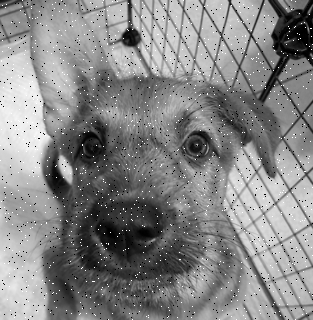
#> input picture 數位影像處理(李明穗)/hw1/SampleImage/sample5.png, 313 x 320 px, found by its file name
$ python 2_a.py
#> lines starting #> are read from the running program, lines starting #| are printed output that depends on the picture
import numpy as np
import cv2
import matplotlib.pyplot as plt

img = cv2.imread("sample5.png",cv2.IMREAD_GRAYSCALE)
#> img is the input picture: shape (320, 313); min 0, max 255, mean 133.8
img=np.pad(img, (1,1), 'constant', constant_values=(0, 0))
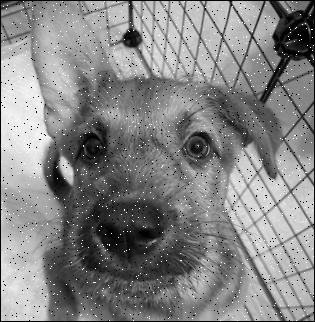
#> img: shape (322, 315); min 0, max 255, mean 132.1
img2=np.zeros((320,313),dtype=int)
for y in range(1,img.shape[0]-1):
    for x in range(1,img.shape[1]-1):
        mask=np.array([img[y-1:y+2,x-1:x+2]],dtype=int)
        mask=np.sort(mask, axis=None)
        img2[y-1][x-1]=mask[4]
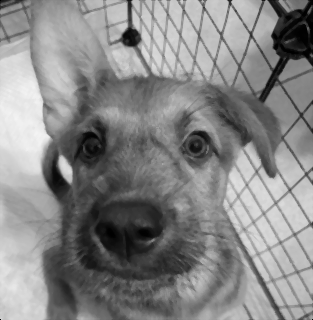
#> img2: shape (320, 313) int64; min 0, max 244, mean 134.1

img = img2.astype(np.uint8)
#> img: shape (320, 313)
cv2.imwrite("result13.png",img)

img = cv2.imread("sample4.png",cv2.IMREAD_GRAYSCALE)
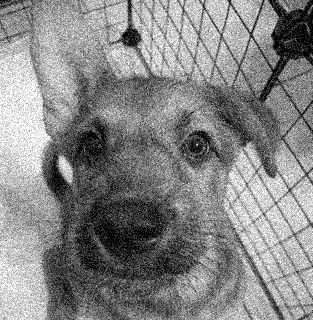
#> input picture 數位影像處理(李明穗)/hw1/SampleImage/sample4.png, 313 x 320 px, found by its file name
#> img is the input picture: shape (320, 313); min 0, max 255, mean 134
img = img.astype(np.int32)
img=np.pad(img, (1,1), 'constant', constant_values=(0, 0))
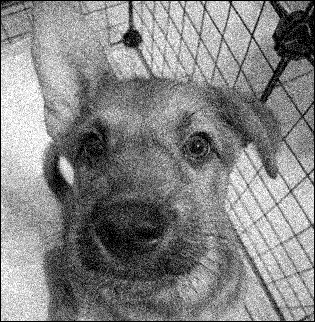
#> img: shape (322, 315) int32; min 0, max 255, mean 132.4
img2=np.zeros((320,313),dtype=int)
for y in range(1,img.shape[0]-1):
    for x in range(1,img.shape[1]-1):
        mask=np.array([img[y-1:y+2,x-1:x+2]],dtype=int)
        img2[y-1][x-1]=img[y][x]*4+2*(img[y-1][x]+img[y][x-1]+img[y+1][x]+img[y][x+1])+img[y+1][x-1]+img[y+1][x+1]+img[y-1][x-1]+img[y-1][x+1]
        img2[y-1][x-1]/=16
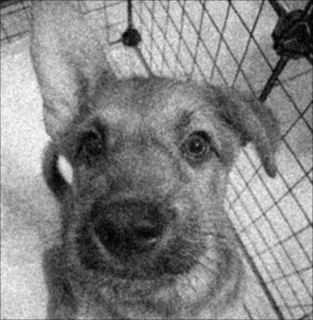
#> img2: shape (320, 313) int64; min 0, max 251, mean 133.1
img = img2.astype(np.uint8)
#> img: shape (320, 313)
cv2.imwrite("result12.png",img)
